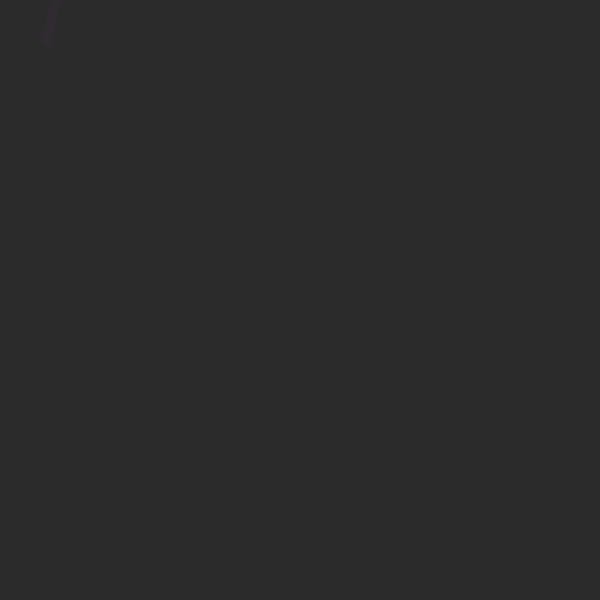
Frame 1 (no input)
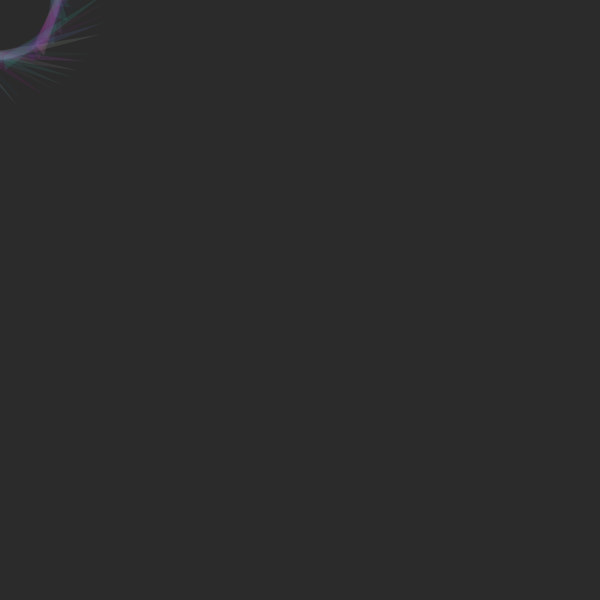
Frame 60 (the mouse pressed at the canvas centre just before this capture)
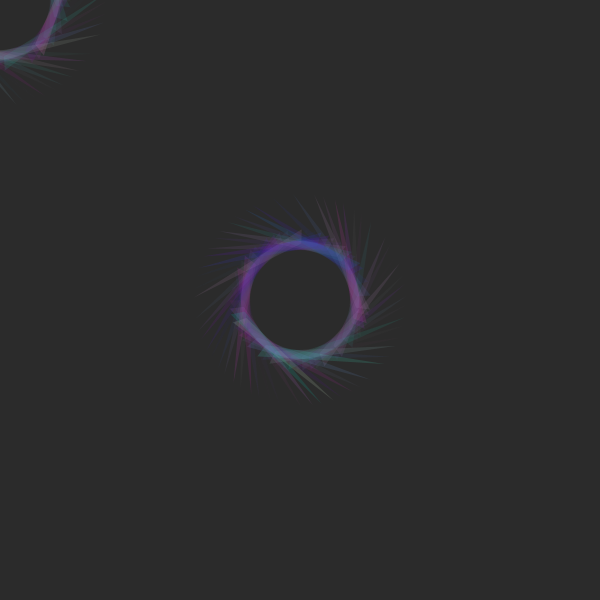
Frame 120 (the mouse held since frame 60 and released just before this capture)

The Processing sketch that drew these frames (run headless with seeded random() and noise(); from frame 60 on, the mouse is pressed at the canvas centre):

// Processing sketch: processing_133936
// ── processing_133936.pde

float spin = 0.0;
void setup(){
  size(600,600);
  background(43,43,43);
}
   
void draw()
{
  translate(mouseX,mouseY);
  rotate(spin);
  noStroke();
  fill(random(250), random(250), random(201,210), random(40));
  triangle(75, -75, 50, 50, 40, 40);
  spin+=.2;  
}
